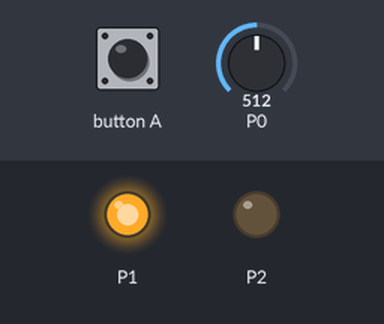
Recording of a program running on a simulated BBC micro:bit (MakeCode). Parts: output pins drawn as LEDs (lit = HIGH). Inputs (shaded band) come from the test bench; at power-on: P0 = 512 (analog values on the 0–1023 scale).

Above: at 1.2 s.
1.3 s: button A pressed for 0.15 s
At 3.0 s:
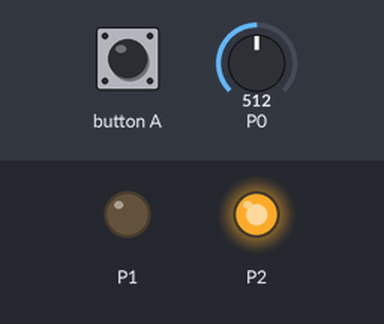
At 4.3 s:
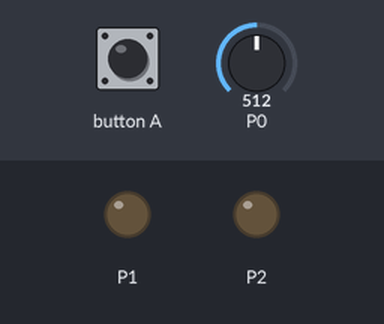
Timing chart, 0 to 5.8 s (numbered marks = the images above; inputs shaded):
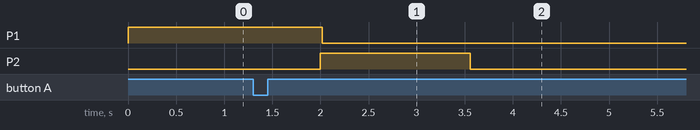

The program:

main.ts
```typescript
let TechnikLampe = 0
input.onButtonPressed(Button.A, function () {
    if (TechnikLampe == 0) {
        TechnikLampe = 1
    } else {
        TechnikLampe = 0
    }
})
basic.forever(function () {
    if (TechnikLampe == 0) {
        pins.digitalWritePin(DigitalPin.P1, 1)
        basic.pause(2000)
        pins.digitalWritePin(DigitalPin.P2, 1)
    } else if (TechnikLampe == 1) {
        pins.digitalWritePin(DigitalPin.P1, 0)
        basic.pause(pins.analogReadPin(AnalogPin.P0) * 3)
        pins.digitalWritePin(DigitalPin.P2, 0)
    }
})
```

test.ts
```typescript
// Hier kann man Tests durchführen; diese Datei wird nicht kompiliert, wenn dieses Paket als Erweiterung verwendet wird.
```

Measured:
- after the input at 1.3 s, P1: HIGH → LOW after 0.72 s
